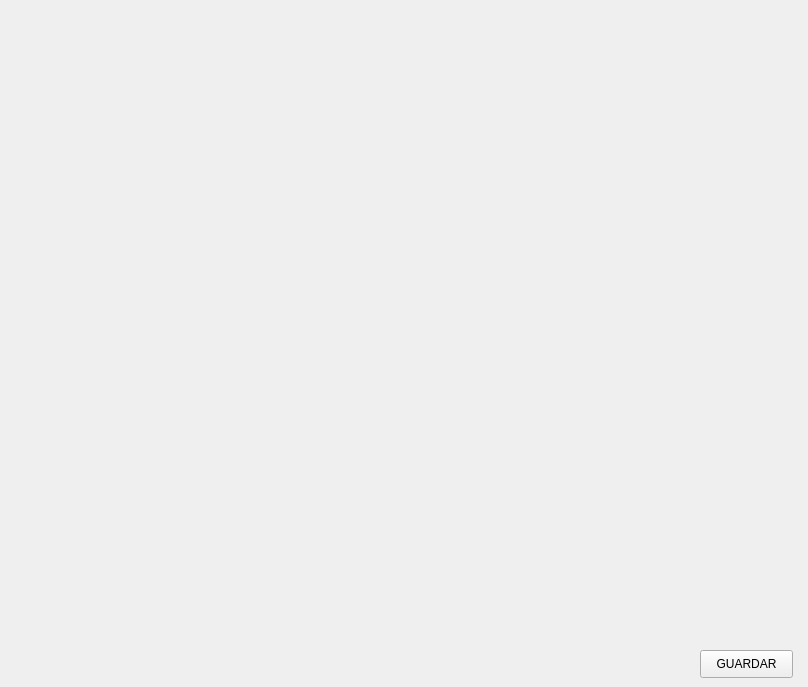
<?xml version="1.0" encoding="UTF-8"?>
<ui version="4.0">
 <class>Form</class>
 <widget class="QWidget" name="Form">
  <property name="geometry">
   <rect>
    <x>0</x>
    <y>0</y>
    <width>808</width>
    <height>687</height>
   </rect>
  </property>
  <property name="windowTitle">
   <string>Form</string>
  </property>
  <widget class="QLabel" name="imagen_binarizacion">
   <property name="geometry">
    <rect>
     <x>0</x>
     <y>0</y>
     <width>801</width>
     <height>631</height>
    </rect>
   </property>
   <property name="text">
    <string/>
   </property>
  </widget>
  <widget class="QPushButton" name="guardar">
   <property name="geometry">
    <rect>
     <x>700</x>
     <y>650</y>
     <width>93</width>
     <height>28</height>
    </rect>
   </property>
   <property name="text">
    <string>GUARDAR</string>
   </property>
  </widget>
 </widget>
 <resources/>
 <connections/>
</ui>
